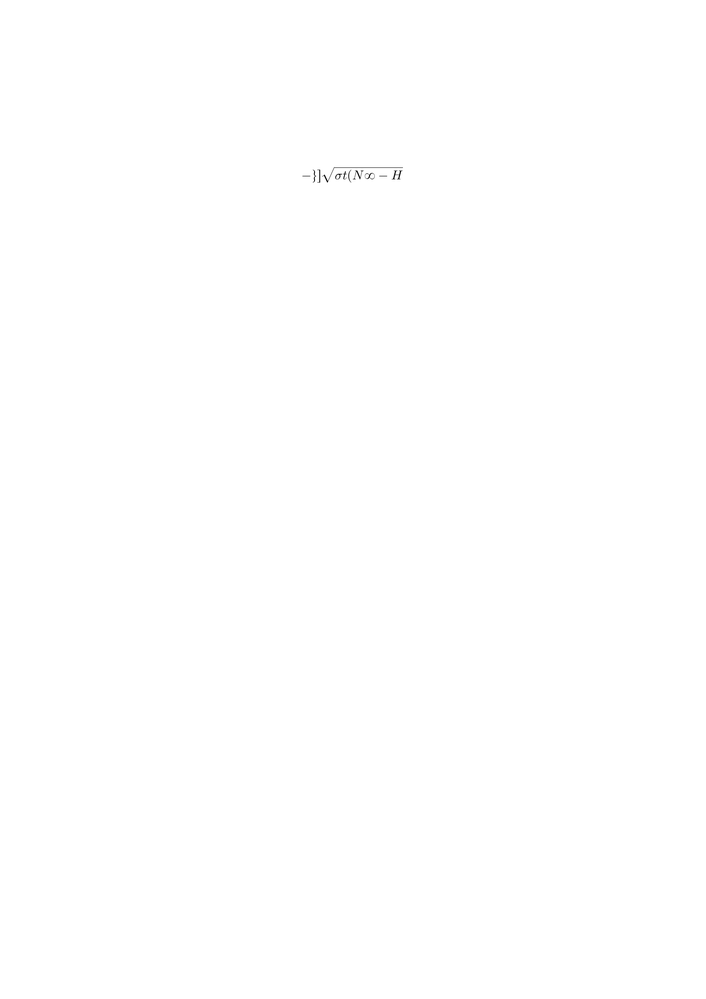
#> input picture notebook/datasets/doc1.png, 706 x 999 px, shrunk from 1654 x 2339 before the run; its folder holds only this picture in this run
$ jupyter execute --allow-errors building.ipynb
#> lines starting #> are read from the running program, lines starting #| are printed output that depends on the picture; after the words box and inside, x2 and y2 are one past the last pixel; in counts of white or black regions, pixels touching at a corner belong together
# Creating image to latex code dataset

The goal of this notebook is to explain you how to build your own mathematical-formula/latex-equivalent datasets.

## Generating latex code

To build a mathematical latex formula, we need to create a file text with all the necessary information to compile it into an To build a mathematical LaTeX formula, we need to create a text file containing all the necessary information to compile it into an image (PDF). First, we must define the required packages in the header of the text file. Then, we add `\begin{document}`, followed by the code for the mathematical formula, and finally, `\end{document}`.

Note that in Python, to print a backslash (`\`), we need to use a double backslash (`\\`). The `\\[` and `\\]` delimit the mathematical formula in LaTeX code.

[cell 1]
header = """
\\documentclass[11pt,a4paper]{article}
\\usepackage[utf8]{inputenc}
\\usepackage[T1]{fontenc}
\\usepackage{hyperref}
\\usepackage{lmodern}
\\usepackage[english]{babel}
\\usepackage{appendix}
\\usepackage{enumitem}
\\usepackage{amsfonts}
\\usepackage{amsmath}
\\usepackage{amssymb}
\\usepackage{mathabx}
\\usepackage{bbm}

\\pagenumbering{gobble}

\\begin{document}
\\[
"""

footer = """
\\]
\\end{document}
"""

Then we need to generate the code randomly. We will first define all the symbol that we want (you can obiously add the one you want).

[cell 2]
characters = [str(i) for i in range(10)] + [chr(i+97) for i in range(26)] + [chr(i+65) for i in range(26)]
symbols = ["=", ">", "<", "\\leq", "\\geq", "\\equiv", "\\sim", "(", ")", "[", "]", "\\{", "\\}", "\\emptyset", "\\infty", "+",
           "-", "\\pi", "\\Pi", "\\sum", "\\times", "\\sigma", "\\rho", "log", "exp"]
functions1 = ["\\sqrt", "^", "_", "\\mathcal"]
functions2 = ["\\frac", "\\underset", "\\overset"]

print(characters)
print(symbols)
print(functions1)
print(functions2)

Then, we will randomly generate a formula based on the previous list we have defined.

[cell 3]
import random as rd

class Config:
    """Configuration class to generate mathematical formula"""
    lenght_min = 4 # minimal lenght of a formula, i.e. numbers of symbols and characters
    lenght_max = 20 # maximal lenght of a formula

    f1_min = 1 # minimal number of formula1
    f1_max = 2 # maximal number of formula1

    f2_min = 0 # minimal number of formula2
    f2_max = 1 # maximal number of formula2


def gen_info():
    l = rd.randint(Config.lenght_min, Config.lenght_max)
    l1 = rd.randint(Config.f1_min, Config.f1_max)
    l2 = rd.randint(Config.f2_min, Config.f2_max)
    return l, l1, l2


def create_formula():
    l, l1, l2 = gen_info()

    res = [" " + rd.choice(characters+symbols) for _ in range(l)]
    for _ in range(l1):
        id = rd.randint(1, len(res)-2)
        n = rd.randint(id+1, len(res))-id

        word = " " + rd.choice(functions1) + "{"
        for j in range(id,id+n):
            word += res[j]
        word += " }"

        res = [x for j,x in enumerate(res) if not (id<=j and j<=id+n)]
        res.insert(id, word)
        #print(id, id+n)

    for _ in range(l2):
        try:
            id = rd.randint(0, len(res)-3)
            n = rd.randint(id+1, len(res)-1)-id
            m = rd.randint(id+n+1, len(res))-id-n

            word = " " + rd.choice(functions2) + "{"
            for j in range(id,id+n):
                word += res[j]
            word += " }{ "
            for j in range(id+n,id+n+m):
                word += " " + res[j]
            word += " }"

            res = [x for j,x in enumerate(res) if not (id<=j and j<=id+n+m)]
            res.insert(id, word)
            #print(id, id+n)
        except ValueError:
            pass

    formula = ""
    for x in res:
        formula += x
#> further down, img is the input picture: shape (999, 706, 3) float32; min 0, max 1, mean 1
#| <class 'numpy.ndarray'>
    return formula

formula = create_formula()
print(formula)

Now, we can create our full `.tex` document.

[cell 4]
tex_doc_str = header + formula + footer
print(tex_doc_str)

file_name = "doc1"
f = open(file_name + ".tex", "w")
f.write(tex_doc_str)
f.close()

## Compile .tex document to pdf

Then, we need to compile our latex formula to a pdf image. For that we need to install `TexLive`. To install TexLive, run the following command lines in your terminal:

`sudo apt-get install texlive-latex-base`

`sudo apt-get install texlive-fonts-recommended`

`sudo apt-get install texlive-fonts-extra`

`sudo apt-get install texlive-latex-extra`

[cell 5]
import os

os.system("pdflatex " + file_name + ".tex")

This will create four files: `.pdf`, `.aux`, `.out` and `.log`. The only one we are insterested in is the `.pdf` one.

## Computing cleaner image

Then, we want to convert our pdf to a cropped image (numpy array). But first we need to convert our pdf to a usable format like `.png`. See the notebook about image dataset for better understanding.

[cell 6]
from pdf2image import convert_from_path

#> (the rest of this cell did not finish here and is left out)

[cell 7]
import matplotlib.pyplot as plt
import numpy as np
import cv2

def gray_level(img):
    return img[:,:,0]/3 + img[:,:,1]/3 + img[:,:,2]/3

def crop(img, wb=0.95, k=0):
#> called with wb = 0.95, k = 10
    n,m = img.shape
#> n = 999; m = 706
    _, thresh = cv2.threshold(img, wb, 255, cv2.THRESH_BINARY_INV)
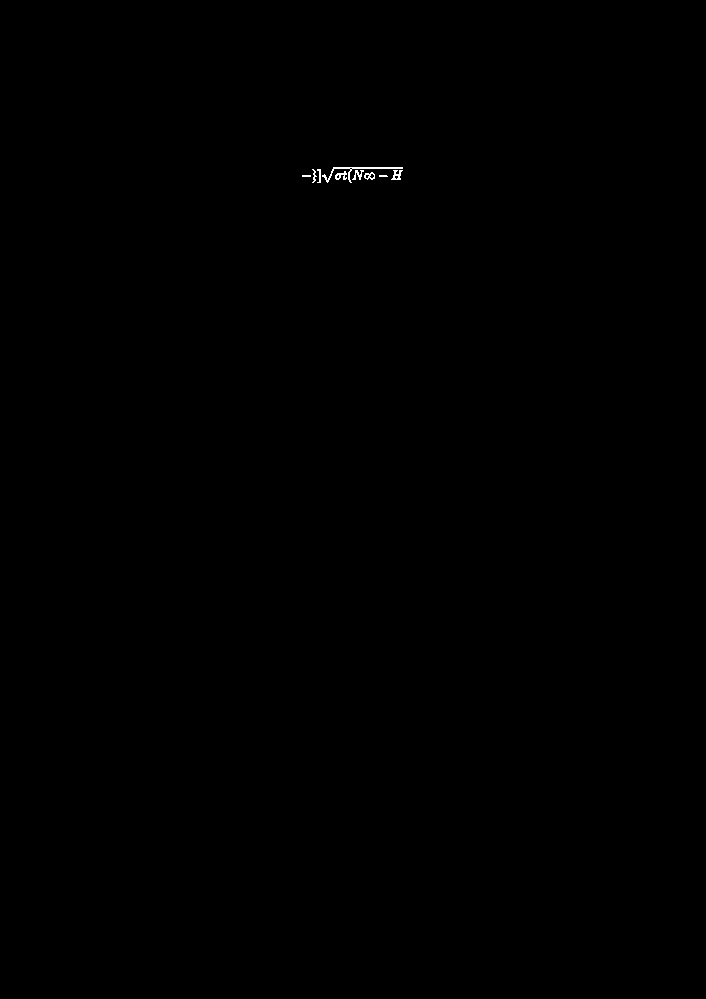
#> thresh: shape (999, 706) float32; 0.08% white in thin lines or dots, all inside (x1, y1, x2, y2) = (302, 167, 403, 183)
    white_pt_coords = np.argwhere(thresh)
#> white_pt_coords = 533 pairs, first value 167 to 182, second value 302 to 402

    x = min(white_pt_coords[:,0])
#> x = 167
    y = min(white_pt_coords[:,1])
#> y = 302
    X = max(white_pt_coords[:,0])
#> X = 182
    Y = max(white_pt_coords[:,1])
#> Y = 402

    return img[max(x-k,0):min(X+k,n), max(y-k,0):min(Y+k,m)]
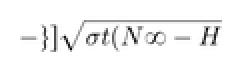
#> returned value: shape (35, 120) float32 (shown 2 times larger); min 0, max 1, mean 0.957


img = plt.imread(file_name + ".png")
print(type(img))
plt.imshow(img)
plt.show()

cropped = crop(gray_level(img), wb=0.95, k=10)
plt.imshow(cropped, cmap="gray")
plt.show()

img = img.tolist()
#> img = 999 items
print(type(img))
#| <class 'list'>
